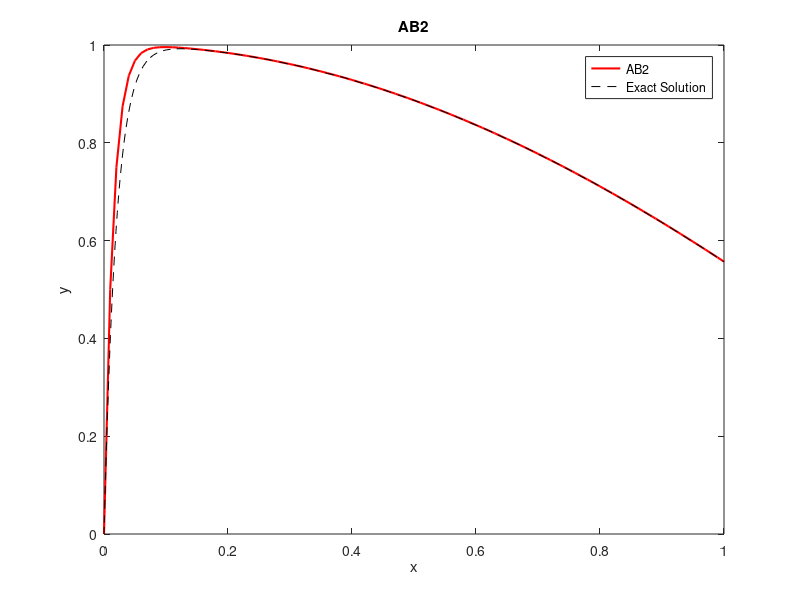

Recreate this plot in MATLAB.
clc; clear all; close all;
f = @(x,y) (-50*(y-cos(x)));
h = 0.01;
N = 1/h;
x = linspace(0,1,N+1);
y = zeros(1,N+1);
y(1) = 0;
for n = 1:N
    f_value = f(x(n),y(n));
    f_old = f_value;
    y(n+1) = y(n) + h*(3*f_value - f_old)/2;
end
figure
plot(x,y,'r','LineWidth',1.5)
hold on

xspan = [0 1];
y0 = 0;
h = 0.01;
N = 1/h;
[x,y] = ode45(@(x,y) f(x,y), xspan, y0);
plot(x,y,'--k')
legend('AB2', 'Exact Solution')
title('AB2')
xlabel('x')
ylabel('y')